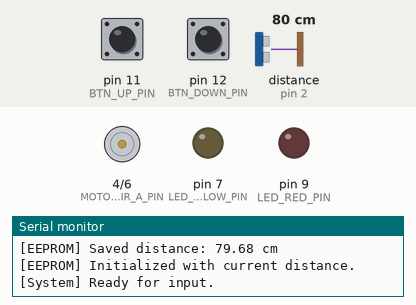
A sketch run on a simulated Arduino Uno, built with avr-gcc and run on an emulated ATmega328P. Shown: motor-driver pin pairs drawn as motors (green arrow = first pin HIGH = forward, orange = second pin HIGH = backward, longer = more drive, scaled by the enable pin), output pins drawn as LEDs (lit = HIGH), the last lines printed to the serial monitor. Wiring (inferred from the names in the program): ultrasonic range finder: trigger pin 3; echo pin 2. Inputs (shaded band) come from the test bench; at power-on: pin 11 (BTN_UP_PIN) HIGH, distance to the obstacle (sensor on pin 2) 80 cm, pin 12 (BTN_DOWN_PIN) HIGH. The echo pulse lasts 58.3 µs per cm; EEPROM starts erased; pins used as bus, display or sensor lines are not drawn.

Above: at 3.6 s.
3.7 s: pin 11 (BTN_UP_PIN) pulled LOW for 0.15 s
At 5.11 s:
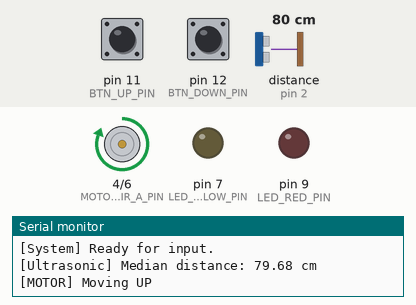
6.8 s: distance to the obstacle (sensor on pin 2) set to 106 cm
9.8 s: distance to the obstacle (sensor on pin 2) set to 117 cm
At 10.8 s:
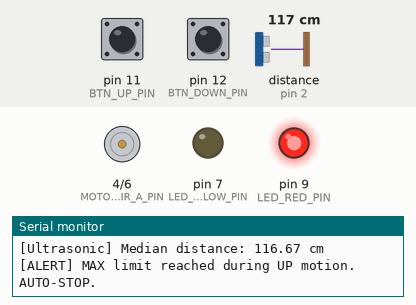
12.6 s: pin 12 (BTN_DOWN_PIN) pulled LOW for 3.2 s
At 14.03 s:
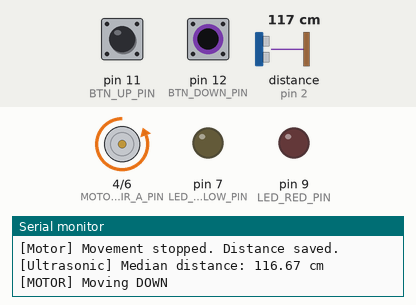
17.9 s: distance to the obstacle (sensor on pin 2) set to 71 cm
20.9 s: distance to the obstacle (sensor on pin 2) set to 62 cm
At 22.0 s:
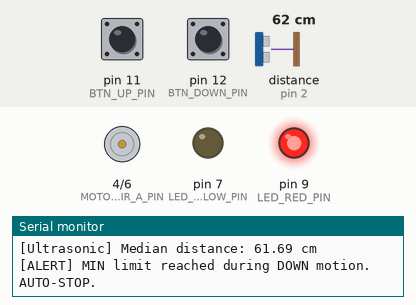
Timing chart, 0 to 23.9 s (numbered marks = the images above; inputs shaded):
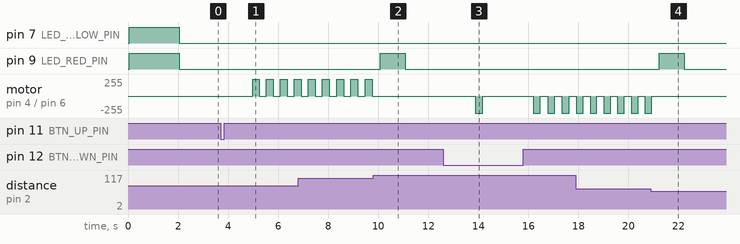

The sketch:

table_motorized_01.ino
```cpp
#include <EEPROM.h>

// --- PIN DEFINITIONS ---

// HC-SR04 Ultrasonic Sensor
const int TRIG_PIN = 3;
const int ECHO_PIN = 2;

// L298N Motor Driver (Parallel Mode)
const int MOTOR_PWM_PIN = 5; // PWM Pin
const int MOTOR_DIR_A_PIN = 4;
const int MOTOR_DIR_B_PIN = 6;

// Control Buttons (Active LOW with internal PULLUP)
const int BTN_UP_PIN = 11;
const int BTN_DOWN_PIN = 12;
const int BTN_MEMORY_PIN = 10;


// Status LEDs
const int LED_RED_PIN = 9;   // Turns on when security error occurs
const int LED_GREEN_PIN = 8; // Blinks when motor is moving
const int LED_YELLOW_PIN = 7;  // Memory indicator

// --- EEPROM AND CONTROL PARAMETERS ---
const int EEPROM_DISTANCE_ADDR = 0;
const float DISTANCE_TOLERANCE_CM = 2.0;

// Distance Limits (in centimeters)
const float MIN_DISTANCE_CM = 67.0;
const float MAX_DISTANCE_CM = 111.0;

// Button Debounce time (in milliseconds)
const long DEBOUNCE_DELAY = 50;

// Green LED Blink Timing
const long LED_BLINK_INTERVAL = 200; // Milliseconds for one state (200ms ON, 200ms OFF)

// Dual button press duration for EEPROM reset
const unsigned long RESET_HOLD_TIME = 3000; // 3 seconds

// --- STATE MANAGEMENT ---
enum MotorState {
  STOPPED,
  MOVING_UP,
  MOVING_DOWN
};

MotorState motorState = STOPPED;

// --- RUNTIME VARIABLES ---
float currentDistance = 0.0;
float previousDistance = 0.0;

unsigned long lastButtonTime = 0;
unsigned long lastBlinkTime = 0;
bool greenLedState = false;
unsigned long dualButtonStartTime = 0;
bool dualButtonActive = false;


// --- HELPER FUNCTIONS ---

float readUltrasonicFiltered() {
  const int samples = 5;
  float readings[samples];

  for (int i = 0; i < samples; i++) {
    digitalWrite(TRIG_PIN, LOW);
    delayMicroseconds(2);
    digitalWrite(TRIG_PIN, HIGH);
    delayMicroseconds(10);
    digitalWrite(TRIG_PIN, LOW);

    long duration = pulseIn(ECHO_PIN, HIGH, 30000UL); // timeout 30 ms
    readings[i] = duration * 0.0343 / 2.0; // cm
    delay(50);
  }

  // Sort readings
  for (int i = 0; i < samples - 1; i++) {
    for (int j = 0; j < samples - i - 1; j++) {
      if (readings[j] > readings[j + 1]) {
        float tmp = readings[j];
        readings[j] = readings[j + 1];
        readings[j + 1] = tmp;
      }
    }
  }

  float median = readings[samples / 2];
  Serial.print(F("[Ultrasonic] Median distance: "));
  Serial.print(median);
  Serial.println(F(" cm"));
  return median;
}

void saveDistanceToEEPROM(float distance) {
  EEPROM.put(EEPROM_DISTANCE_ADDR, distance);
  Serial.print(F("[EEPROM] Saved distance: "));
  Serial.print(distance);
  Serial.println(F(" cm"));
}

float loadDistanceFromEEPROM() {
  float stored;
  EEPROM.get(EEPROM_DISTANCE_ADDR, stored);
  if (isnan(stored) || stored < 10.0 || stored > 200.0) {
    Serial.println(F("[EEPROM] Invalid or empty data detected."));
    return NAN;
  }
  Serial.print(F("[EEPROM] Loaded distance: "));
  Serial.print(stored);
  Serial.println(F(" cm"));
  return stored;
}

void setMotorState(MotorState state) {
  if (motorState == state) return; // Avoid redundant state changes

  switch (state) {
    case MOVING_UP:
      delay(1000); // waiting a bit
      digitalWrite(MOTOR_DIR_A_PIN, HIGH);
      digitalWrite(MOTOR_DIR_B_PIN, LOW);
      Serial.println(F("[MOTOR] Moving UP"));
      break;
    case MOVING_DOWN:
      delay(1000); // waiting a bit
      digitalWrite(MOTOR_DIR_A_PIN, LOW);
      digitalWrite(MOTOR_DIR_B_PIN, HIGH);
      Serial.println(F("[MOTOR] Moving DOWN"));
      break;
    default:
      digitalWrite(MOTOR_DIR_A_PIN, LOW);
      digitalWrite(MOTOR_DIR_B_PIN, LOW);
      Serial.println(F("[MOTOR] STOPPED"));
      break;
  }
  motorState = state;
}

void blinkGreenLed() {
  unsigned long now = millis();
  if (now - lastBlinkTime >= LED_BLINK_INTERVAL) {
    greenLedState = !greenLedState;
    digitalWrite(LED_GREEN_PIN, greenLedState);
    lastBlinkTime = now;
  }
}

void signalRedLed(unsigned long durationMs = 1000, const __FlashStringHelper* reason = nullptr) {
  if (reason) {
    Serial.print(F("[ALERT] "));
    Serial.println(reason);
  }
  digitalWrite(LED_RED_PIN, HIGH);
  delay(durationMs);
  digitalWrite(LED_RED_PIN, LOW);
}

// --- NEW HELPER FUNCTION for Motor Stop & State Save ---
void stopAndSaveState(bool saveToEEPROM) {
  if (motorState == STOPPED) return;

  setMotorState(STOPPED);
  digitalWrite(LED_GREEN_PIN, LOW); // Ensure LED is off immediately

  if (saveToEEPROM) {
    // Quick blink to confirm stop/save
    digitalWrite(LED_GREEN_PIN, HIGH);
    delay(100);
    digitalWrite(LED_GREEN_PIN, LOW);

    currentDistance = readUltrasonicFiltered();
    saveDistanceToEEPROM(currentDistance);
    previousDistance = currentDistance;
    Serial.println(F("[Motor] Movement stopped. Distance saved."));
  } else {
    Serial.println(F("[Motor] Movement stopped."));
  }
}

// --- SETUP ---

void setup() {
  pinMode(TRIG_PIN, OUTPUT);
  pinMode(ECHO_PIN, INPUT);
  // pinMode(MOTOR_PWM_PIN, OUTPUT);
  pinMode(MOTOR_DIR_A_PIN, OUTPUT);
  pinMode(MOTOR_DIR_B_PIN, OUTPUT);

  pinMode(BTN_UP_PIN, INPUT_PULLUP);
  pinMode(BTN_DOWN_PIN, INPUT_PULLUP);
  pinMode(BTN_MEMORY_PIN, INPUT_PULLUP);

  pinMode(LED_GREEN_PIN, OUTPUT);
  pinMode(LED_RED_PIN, OUTPUT);
  pinMode(LED_YELLOW_PIN, OUTPUT);

  Serial.begin(9600);
  Serial.println(F("\n=== Adjustable Table Controller Initialized (Toggle Mode) ==="));
  Serial.println(F("[System] Power-on safety delay (2s)..."));

  digitalWrite(LED_GREEN_PIN, HIGH);
  digitalWrite(LED_RED_PIN, HIGH);
  digitalWrite(LED_YELLOW_PIN, HIGH);
  delay(2000);
  digitalWrite(LED_GREEN_PIN, LOW);
  digitalWrite(LED_RED_PIN, LOW);
  digitalWrite(LED_YELLOW_PIN, LOW);
  // for (int i = 0; i < 20; i++) {
  //   digitalWrite(LED_GREEN_PIN, HIGH);
  //   delay(400);
  //   digitalWrite(LED_GREEN_PIN, LOW);
  //   delay(400);
  // }

  currentDistance = readUltrasonicFiltered();
  float stored = loadDistanceFromEEPROM();
  if (isnan(stored)) {
    saveDistanceToEEPROM(currentDistance);
    previousDistance = currentDistance;
    Serial.println(F("[EEPROM] Initialized with current distance."));
  } else {
    previousDistance = stored;
  }

  setMotorState(STOPPED);
  Serial.println(F("[System] Ready for input."));
}

// --- MAIN LOOP ---

void loop() {
  bool upPressed = !digitalRead(BTN_UP_PIN);
  bool downPressed = !digitalRead(BTN_DOWN_PIN);
  unsigned long now = millis();

  // --- Dual button EEPROM reset ---
  if (upPressed && downPressed) {
    if (!dualButtonActive) {
      dualButtonActive = true;
      dualButtonStartTime = now;
      Serial.println(F("[Reset] Both buttons pressed, waiting 3 seconds..."));
      stopAndSaveState(false); // Stop motor immediately on dual press
    } else if (now - dualButtonStartTime >= RESET_HOLD_TIME) {
      stopAndSaveState(false);

      currentDistance = readUltrasonicFiltered();
      saveDistanceToEEPROM(currentDistance);
      previousDistance = currentDistance;
      Serial.println(F("[Reset] EEPROM value reset to current measurement."));
      for (int i = 0; i < 3; i++) {
        digitalWrite(LED_GREEN_PIN, HIGH);
        digitalWrite(LED_RED_PIN, HIGH);
        delay(200);
        digitalWrite(LED_GREEN_PIN, LOW);
        digitalWrite(LED_RED_PIN, LOW);
        delay(200);
      }
      dualButtonActive = false;
      delay(500);
    }
    return;
  } else {
    dualButtonActive = false;
  }

  // --- Button Press Handling (Toggle/Stop Logic) ---
  // A single button press is either a start or a stop command.
  if ((upPressed || downPressed) && (now - lastButtonTime > DEBOUNCE_DELAY)) {
    lastButtonTime = now; // Update debounce timer for the next press

    // 1. If motor is currently MOVING, any button press is a STOP command
    if (motorState != STOPPED) {
        stopAndSaveState(true);
        return;
    }

    // 2. If motor is STOPPED, check which button was pressed to START
    if (upPressed && !downPressed) {
      // UP START attempt
      currentDistance = readUltrasonicFiltered();
      if (fabs(currentDistance - previousDistance) > DISTANCE_TOLERANCE_CM) {
        signalRedLed(1000, F("Untrusted ultrasonic reading (UP start). Safety lock."));
        return;
      }
      if (currentDistance >= MAX_DISTANCE_CM) {
        signalRedLed(1000, F("MAX limit reached. Cannot start move UP."));
        return;
      }
      setMotorState(MOVING_UP);
    }
    else if (downPressed && !upPressed) {
      // DOWN START attempt
      currentDistance = readUltrasonicFiltered();
      if (fabs(currentDistance - previousDistance) > DISTANCE_TOLERANCE_CM) {
        signalRedLed(1000, F("Untrusted ultrasonic reading (DOWN start). Safety lock."));
        return;
      }
      if (currentDistance <= MIN_DISTANCE_CM) {
        signalRedLed(1000, F("MIN limit reached. Cannot start move DOWN."));
        return;
      }
      setMotorState(MOVING_DOWN);
    }
  }

  // --- Continuous Movement Monitoring (The Non-Blocking Motion Loop) ---
  if (motorState != STOPPED) {
    blinkGreenLed();

    // Read and check distance frequently
    currentDistance = readUltrasonicFiltered();

    // Check for limits hit during motion
    if (motorState == MOVING_UP && currentDistance >= MAX_DISTANCE_CM) {
      signalRedLed(1000, F("MAX limit reached during UP motion. AUTO-STOP."));
      stopAndSaveState(true);
      return;
    }

    if (motorState == MOVING_DOWN && currentDistance <= MIN_DISTANCE_CM) {
      signalRedLed(1000, F("MIN limit reached during DOWN motion. AUTO-STOP."));
      stopAndSaveState(true);
      return;
    }
  } else {
    // If stopped, ensure green LED is permanently off
    digitalWrite(LED_GREEN_PIN, LOW);
  }
}
```

Measured:
- the behaviour switches between 111 and 112 cm on distance to the obstacle (sensor on pin 2) (found by bisection; images 1 and 2)
- the behaviour switches between 68 and 67 cm on distance to the obstacle (sensor on pin 2) (found by bisection; images 3 and 4)
- after the input at 3.7 s, motor on pin 4 (MOTOR_DIR_A_PIN) / pin 6 (MOTOR_DIR_B_PIN): alternates forward 255/255 for 0.28 s and stopped for 0.28 s, starting after 1.3 s
- after the input at 9.8 s, pin 9 (LED_RED_PIN): LOW → HIGH after 0.28 s, → LOW 1.0 s later; motor on pin 4 (MOTOR_DIR_A_PIN) / pin 6 (MOTOR_DIR_B_PIN): stops changing and stays stopped
- after the input at 12.6 s, motor on pin 4 (MOTOR_DIR_A_PIN) / pin 6 (MOTOR_DIR_B_PIN): stopped → backward 255/255 after 1.3 s, → stopped 0.29 s later, → backward 255/255 2.0 s later, → stopped 0.29 s later, … (8 changes in this stretch)
- after the input at 20.9 s, pin 9 (LED_RED_PIN): LOW → HIGH after 0.34 s, → LOW 1.0 s later; motor on pin 4 (MOTOR_DIR_A_PIN) / pin 6 (MOTOR_DIR_B_PIN): goes on until 20.9 s, then stays stopped
